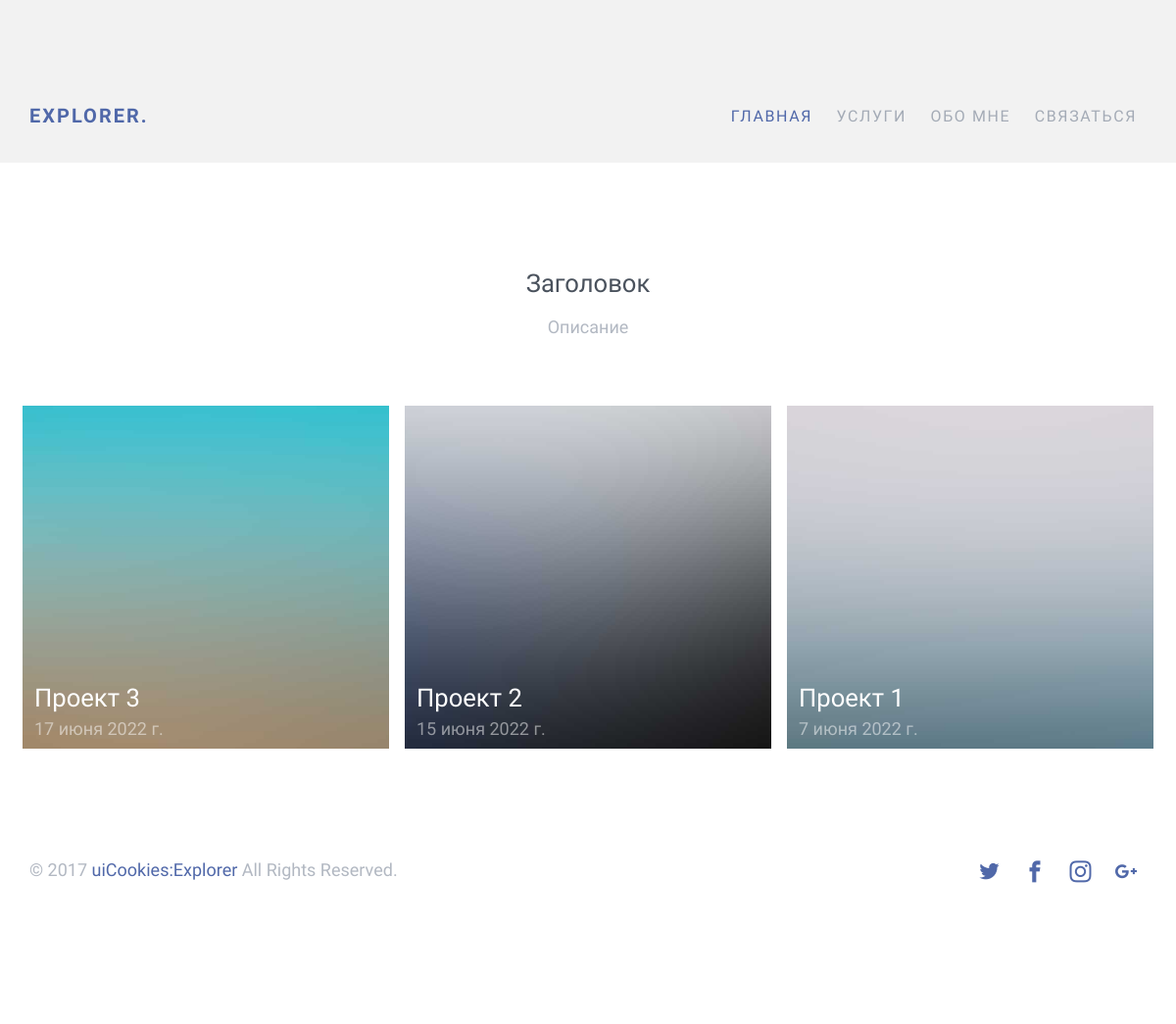
The page / on the database its author committed.
### home/models.py (models this page shows, shortened)
class Home(models.Model):
    title = models.CharField('Заголовок', max_length=70)
    description = models.TextField('Описание')
    class Meta:
        verbose_name = 'Главная'
        verbose_name_plural = 'Главная'

class Works(models.Model):
    title = models.CharField('Название', max_length=70)
    date = models.DateField('Дата публикации', default=date.today)
    prew_image = models.ImageField('Превью на главную', upload_to="image/")
    url = models.SlugField(max_length=130, unique=True)
    draft = models.BooleanField("Публикация", default=True)
    def get_absolute_url(self):
        return reverse("single", kwargs={"slug": self.url})
    class Meta:
        verbose_name = 'Работы'
        verbose_name_plural = 'Работы'

### home/views.py (the view)
# urls.py: path('', home),
def home(request):
    return render(request, 'home/index.html', {'homes': Home.objects.all(),
                                               'works': Works.objects.all().filter(draft=True).order_by('-date'),
                                               'images': ImageSet.objects.all().order_by('order')})

### templates/home/index.html
{% extends 'base.html' %}
{% block content %}
{% for home in homes %}
<div class="probootstrap-section">
    <div class="container text-center">
        <div class="row">
            <div class="col-md-6 col-md-offset-3 mb40">
                <h2>{{ home.title }}</h2>
                <p>{{ home.description }}</p>
            </div>
        </div>
        <div class="row probootstrap-gutter16">
            {% for work in works %}
            <div class="col-md-4 probootstrap-animate" data-animate-effect="fadeIn">
                <a href="{{ work.get_absolute_url }}" class="img-bg"
                   style="background-image: url({{ work.prew_image.url }});">
                    <div class="probootstrap-photo-details">
                        <h2>{{ work.title }}</h2>
                        <p>{{ work.date }}</p>
                    </div>
                </a>
            </div>
{% endfor %}
        </div>
    </div>
{% endfor %}
    {% endblock content %}

### rows shown on the page
Home: title "Заголовок", description "Описание"
Works: prew_image (picture), title "Проект 3", date "17 июня 2022 г."
Works: prew_image (picture), title "Проект 2", date "15 июня 2022 г."
Works: prew_image (picture), title "Проект 1", date "7 июня 2022 г."
